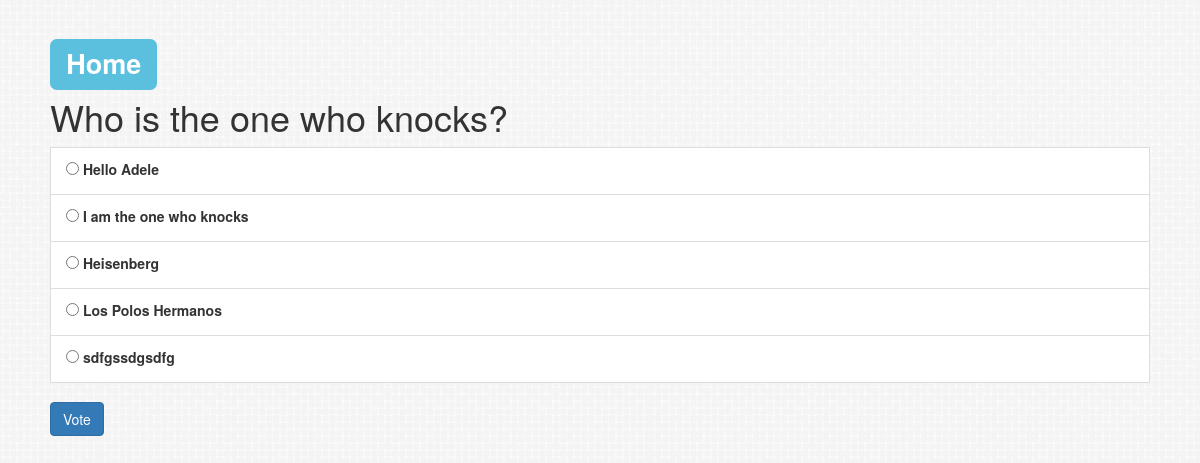
The app's page /polls/2/ with its own data.
### polls/models.py (models this page shows, shortened)
class Question(models.Model):
    question_text = models.CharField(max_length=200)
    pub_date = models.DateTimeField('date published')
    def was_published_recently(self):
        now = timezone.now()
        return now - datetime.timedelta(days=1) <= self.pub_date <= now
    was_published_recently.admin_order_field = 'pub_date'
    was_published_recently.boolean = True
    was_published_recently.short_description = "Published recently?"

class Choice(models.Model):
    question = models.ForeignKey(Question, on_delete=models.CASCADE)
    choice_text = models.CharField(max_length=200)
    votes = models.IntegerField(default=0)

### polls/views.py (the view)
# urls.py: url(r'^(?P<pk>[0-9]+)/$', views.DetailView.as_view(), name='detail'),
class DetailView(generic.DetailView):
    model = Question
    template_name = 'polls/detail.html'
    def get_queryset(self):
        return Question.objects.filter(pub_date__lte=timezone.now())

### polls/templates/polls/detail.html (shortened to what this page needs)
{% extends 'polls/template.html' %}
{% block content %}
     <h1> <a href="{% url "polls:index" %}" ><span class="label label-info">Home</span></a></h1>
<h1>{{ question.question_text }}</h1>
<form action="{% url 'polls:vote' question.id %}" method="post">
{% for choice in question.choice_set.all %}
    <li class="list-group-item">
    <input type="radio" name="choice" id="choice{{ forloop.counter }}" value="{{ choice.id }}" />
    <label for="choice{{ forloop.counter }}">{{ choice.choice_text }}</label>
    </li>
{% endfor %}
<br>
<input type="submit" value="Vote" class="btn btn-primary"/>
</form>
{% endblock %}

### polls/static/polls/styles.css (style rules this page uses)
body { margin: 50px; background: white url("images/bg.jpg") repeat right bottom; }

### records on screen
Question: question_text "Who is the one who knocks?"
Choice: choice_text "Hello Adele"
Choice: choice_text "I am the one who knocks"
Choice: choice_text "Heisenberg"
Choice: choice_text "Los Polos Hermanos"
Choice: choice_text "sdfgssdgsdfg"
